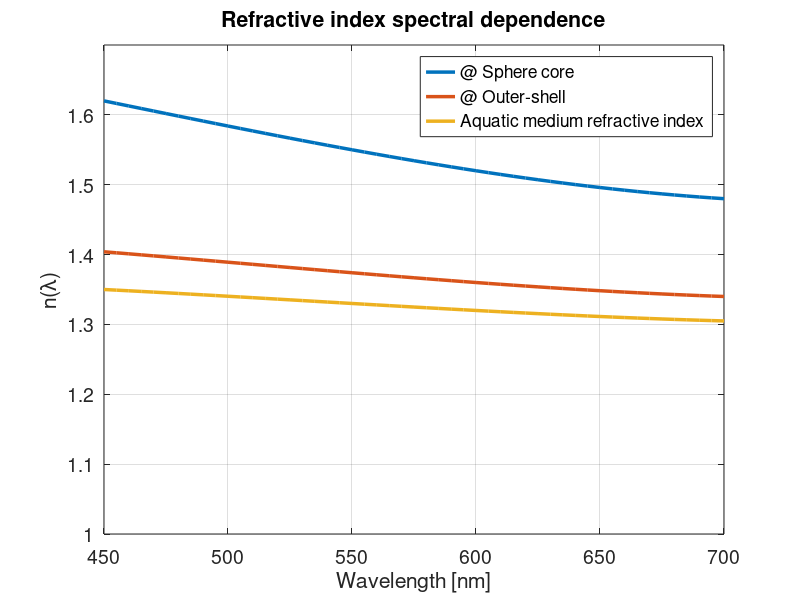

Reproduce this figure in MATLAB. (Note: this script raises an error after producing the figure.)

clear all
% close all


% % this section creates a refractive index function of wavelength according
% % to some data from Jagger[1999] and a graded index function we invented
% % n(r) = n_core * (1 - etta * r^2 / R^2)

% wavelength = [450,500,550,600,650,700];
% n_core_vec = [1.513,1.507,1.502,1.498,1.496,1.494];
% n_medium_vec = [1.347,1.343,1.341,1.339,1.338,1.337];

% % normalize to account for refractive index media n0 = 1
% n_core_vec_norm = n_core_vec./n_medium_vec;
% aa = (n_core_vec_norm(2)-n_core_vec_norm(1))/50;
% 
% wavelength_vec = [449:451,499:501,549:551,599:601,649:651,699:701];%[450:50:700];
% n_core_all =  interp1([440,wavelength],[n_core_vec_norm(1)-aa*10,n_core_vec_norm],wavelength_vec,'spline');
% % plot(wavelength,n_core_vec_norm,wavelength_vec,n_core_all)
% % xlabel('wavelength [nm]')
% % ylabel('refractive index normalized to medium')

% --- Wavelengths of interest (we only use the ones from 450 to 700 nm) ---
wavelengths = [450, 550, 600, 700];

% --- Measured lens-center and medium indices at these wavelengths ---
% n_core_vec: index at lens center (absolute)
% n_medium_vec: index of surrounding medium (absolute)
%%%%%%%%%%%%%%%%%%%%%%%%%% FROM JAGGER ET. AL 1999
n_core_vec   = [1.62, 1.55, 1.52, 1.48]; % 450,550,600,700
n_medium_vec = [1.35, 1.33, 1.32, 1.305]; % 450,550,600,700


% Normalize and Interpolate the Lens-Center Indices
n_core_vec_norm = n_core_vec ./ n_medium_vec;   % ratio (center/medium)
n_external_vec_norm = (0.8*n_medium_vec + 0.2*n_core_vec)./n_medium_vec;
n_external_vec = (0.8*n_medium_vec + 0.2*n_core_vec);
wavelength_vec =  [450:5:700];

n_core_all = interp1(wavelengths, n_core_vec, wavelength_vec, 'spline');
n_external_all = interp1(wavelengths, n_external_vec, wavelength_vec, 'spline');
n_medium_all = interp1(wavelengths, n_medium_vec, wavelength_vec, 'spline');

figure;
% plot(wavelengths,n_core_vec,wavelengths,n_medium_vec)
plot(wavelength_vec,n_core_all,'LineWidth',2.5); hold on; grid on;
plot(wavelength_vec,n_external_all,'LineWidth',2.5)
plot(wavelength_vec,n_medium_all,'LineWidth',2.5)
legend('@ Sphere core','@ Outer-shell','Aquatic medium refractive index');
title('Refractive index spectral dependence')
xlabel('Wavelength [nm]')
ylabel('n(\lambda)')
xlim([wavelength_vec(1) wavelength_vec(end)])
ylim([1 1.7])
set(gca,'FontSize',14)


etta = 0.091;
R = 3;
r_vec = linspace(0,3,50);

figure(70);
cmap = colormap('turbo');
inds = round(size(cmap,1)/(length(wavelength_vec))-1);
count = 0;
leg = [];
for lami = 1:length(wavelength_vec)

    count = count+1;
    % n2_func = n_core_all(lami)*(1-etta*r_vec.^2/R^2);
    % plot(r_vec,n2_func); hold on;
    etta = n_core_all(lami)/n_external_all(lami);
    n2_func = n_core_all(lami)*(1+(etta-1)*(r_vec/R).^2).^-1;
    plot(r_vec/R,n2_func,'Color',cmap(inds*count,:),'LineWidth',2.5); hold on; grid on;
    n_lam{lami} = [n_core_all(lami),n_external_all(lami),n_medium_all(lami)];
    leg = [leg,{['\lambda = ',num2str(wavelength_vec(lami)),'nm']}];
end
title('Graded index radial function')
xlabel('Normalized radius')
legend(leg)
set(gca,'FontSize',14)
ylabel('n(r)')
ylim([1 1.7])
%% 
pupil_file_path = 'full_app.png';

% ray_trace_sphere_3d([-95,20,-20],3,n_lam{17},5,20,pupil_file_path,false,true,50000,'r');
% ray_trace_sphere_3d([-80,0,0],3,n_lam{8},5,20,pupil_file_path,true,false,500,'g');
% ray_trace_sphere_3d([-110,-20,-20],3,n_lam{2},5,20,pupil_file_path,true,false,500,'b');

% ray_trace_sphere_3d([-200,0,0],3,n_lam{4},5,20,pupil_file_path,true,false,500,'y');
% ray_trace_sphere_3d([-200,0,0],3,n_lam{5},5,20,pupil_file_path,true,false,500,[0.9290 0.6940 0.1250]);
% ray_trace_sphere_3d([-200,0,0],3,n_lam{6},5,20,pupil_file_path,true,false,500,'r');
% ray_trace_sphere_3d([-200,0,0],3,n_lam{7},5,20,pupil_file_path,true,false,500,'k');
% 


%%

output_path = 'Full_new';
mkdir(output_path);


y_vec = 0;%0:0.2:10;
z_vec = -200;
x_vec = 0;%45:60;%1:1:15;% 30:1:40


Lens_radius = 3;
Retina_min = 5;
Retina_max = 20;
N_rays = 5e5;

for lami = 1:length(wavelength_vec)
    for yi =1:length(y_vec)
        for xi = 1:length(x_vec)
            for zi = 1:length(z_vec)
                Source_location = [z_vec(zi),x_vec(xi),y_vec(yi)];
                n_core = n_core_all(lami);
                out_file_name = [output_path,'\Retina_Dcuttlefish_z',num2str(-z_vec(zi)),'_x',num2str(x_vec(xi)),'_y',num2str(y_vec(yi)),'_lam',num2str(wavelength_vec(lami)),'.mat'];
                
                % % Option 1: with ploting - no parallel compute
                % do_3d_plot = false;
                % do_intensity_plot = true;
                % [retina_image,Retina_ang_ind,Retina_plane_vec] = ray_trace_sphere_3d(Source_location,Lens_radius,n_lam{lami},Retina_min,Retina_max,pupil_file_path,do_3d_plot,do_intensity_plot,N_rays,'k');
                
                % Option 2: without ploting and parallel compute
                [retina_image,Retina_ang_ind,Retina_plane_vec] = ray_trace_sphere_3d_par(Source_location,Lens_radius,n_lam{lami},Retina_min,Retina_max,pupil_file_path,N_rays);

                save(out_file_name,'retina_image','Retina_ang_ind','Retina_plane_vec');
            end
        end
    end
end